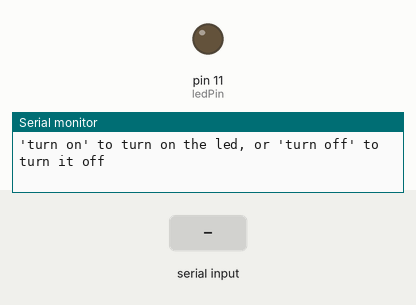
This program was run on a simulated Arduino Uno, built with avr-gcc and run on an emulated ATmega328P. On the bench: output pins drawn as LEDs (lit = HIGH), the last lines printed to the serial monitor. Inputs (shaded band) come from the test bench.

Above: at 1.2 s.
1.3 s: "1\n" received over Serial
At 1.7 s:
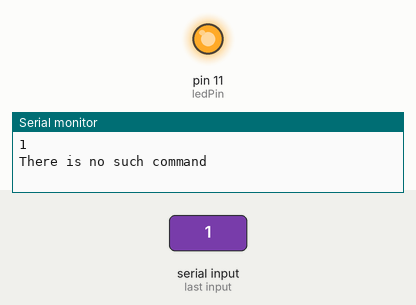
Timing chart, 0 to 4.3 s (numbered marks = the images above; inputs shaded):
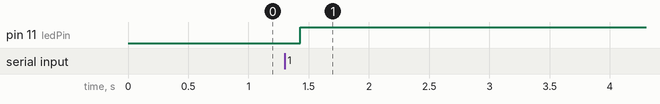

The program:

main.cpp
```cpp
#include "SerialIO/SInterface.h"
#include "Led/Led.h"

#include <Arduino.h>
#include <stdio.h>

const int ledPin = 11;

SerialIO interface;
Led led;

void setup()
{
  led.setPin(ledPin);
  led.setup();
  interface.setup();
}

void loop()
{
  interface.waitInput();
  delay(64);
  interface.takeInput();
  bool result = interface.changeLight();
  if (result == true)
  {
    led.switchLight(true);
  }
  else if (result == false)
  {
    led.switchLight(false);
  }
}
```

Led.cpp
```cpp
#include "Led.h"

Led::Led() {}

void Led::setPin(int pin)
{
  ledPin = pin;
}

void Led::setup()
{
  pinMode(ledPin, OUTPUT);
}

void Led::switchLight(bool ledState)
{
    bool state = ledState;
    if (state == true)
    {
      digitalWrite(ledPin, HIGH);
    } else
    {
      digitalWrite(ledPin, LOW);
    }
}
```

Led.h
```cpp
#ifndef LED_H
#define LED_H

#include <Arduino.h>

class Led
{
    private:
        int ledPin;
    public:
        Led();
        void setPin(int pin);
        void setup();
        void switchLight(bool ledState);
};

#endif
```

SInterface.cpp
```cpp
#include "SInterface.h"
#include "Led/Led.h"

SerialIO::SerialIO()
{
  ledState = LOW;
}

void SerialIO::setup()
{
  Serial.begin(9600);
  Serial.println(askOutput);
}

void SerialIO::waitInput()
{
  while (Serial.available() == 0)
  {
  }
}

void SerialIO::takeInput()
{
  delay(64);
  charsRead = Serial.readBytesUntil('\n', input, sizeof(input) - 1);
  input[charsRead] = 0;
  receivedInput = input;
  Serial.println(receivedInput);
}

bool SerialIO::changeLight()
{
  if (receivedInput == turnOnMessage)
  {
    if (ledState == false)
    {
      ledState = true;
      return true;
    }
    else
    {
      Serial.println(alreadyOn);
    }
  }
  else if (receivedInput == turnOffMessage)
  {
    if (ledState == true)
    {
      ledState = false;
      return false;
    }
    else
    {
      Serial.println(alreadyOff);
    }
  }
  else
    Serial.println(wrongCommand);
}
```

SInterface.h
```cpp
#ifndef SINTERFACE_H
#define SINTERFACE_H

#include <Arduino.h>
#include <stdio.h>

class SerialIO
{
private:
    byte ledState;
    String askOutput = "'turn on' to turn on the led, or 'turn off' to turn it off";
    int charsRead;
    char input[10];
    String turnOnMessage = "turn on";
    String alreadyOn = "The led is already on";
    String turnOffMessage = "turn off";
    String alreadyOff = "The led is already off";
    String wrongCommand = "There is no such command";

public:
    String receivedInput;
    SerialIO();
    void setup();
    void waitInput();
    void takeInput();
    bool changeLight();
};

#endif
```

Measured:
- after the input at 1.3 s, pin 11 (ledPin): LOW → HIGH after 0.13 s
